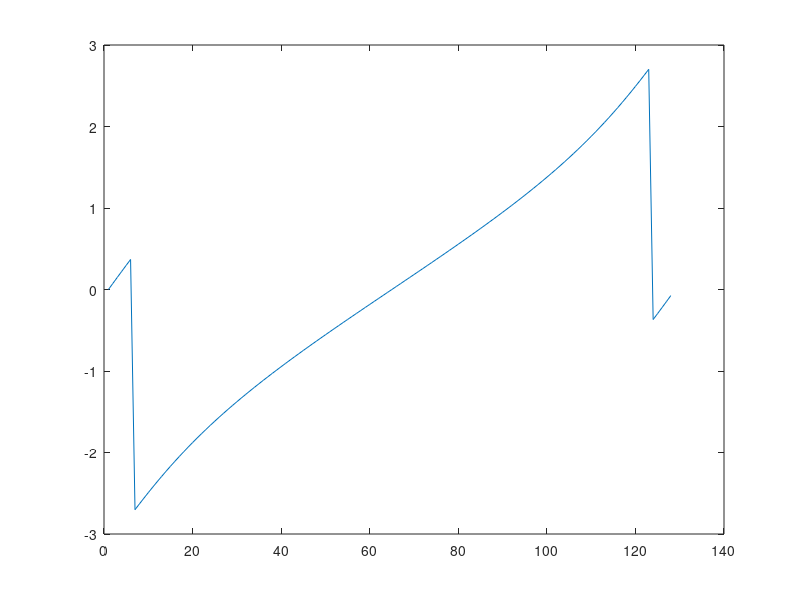
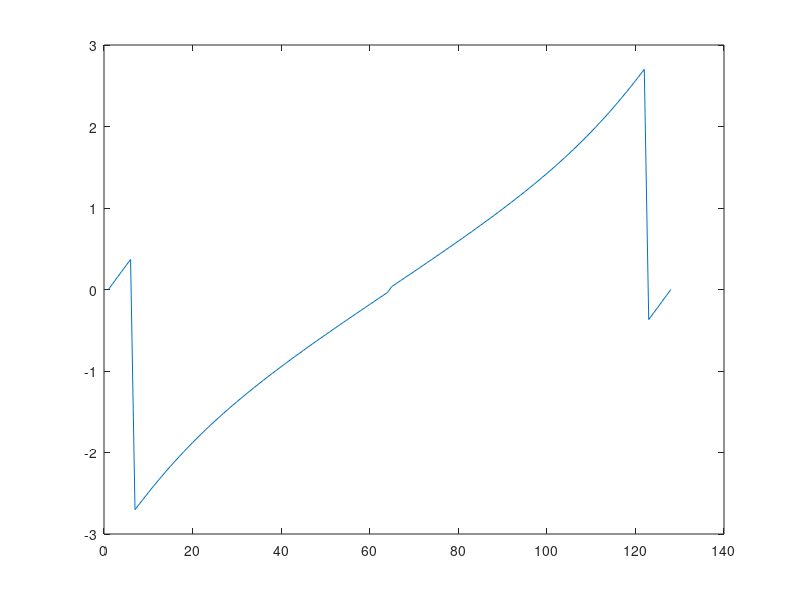
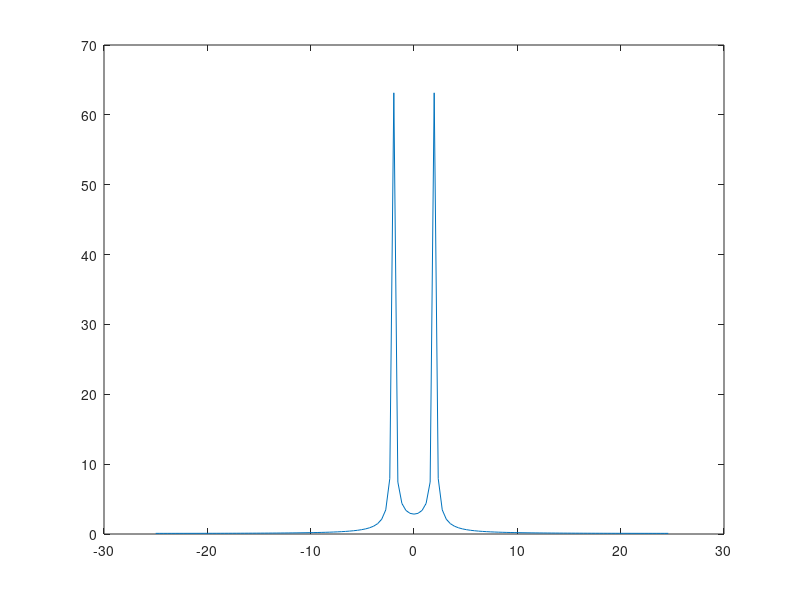
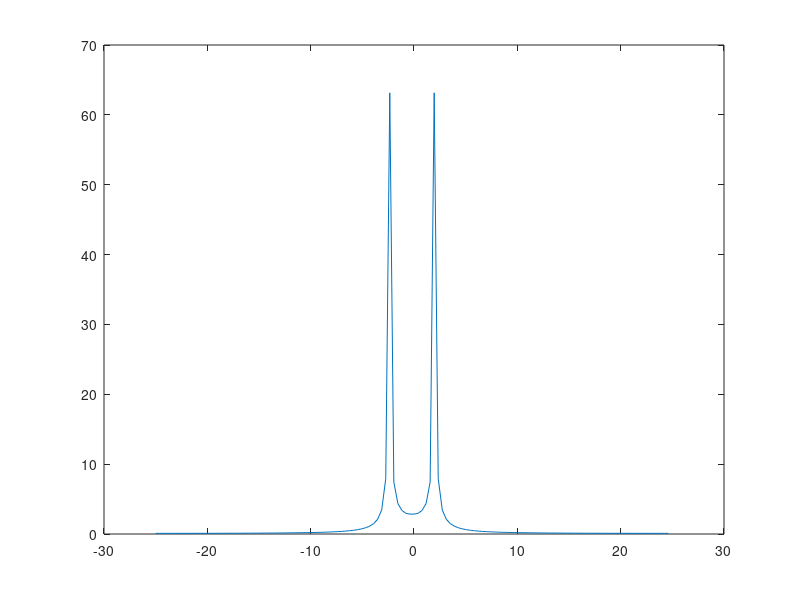

The MATLAB source for these figures, in order:
clear all;
fs=50;
n=0:1/fs:100;
NFFT=128;
f=2;
x=cos(2*pi*f*n);
f_axis = -fs/2:(fs/(NFFT)):fs/2-(fs/(2*NFFT));

xdft = fft(x,NFFT);  
xhat = ifft(xdft,NFFT);

xfft_f1= xdft(1:ceil(length(xdft)/2));
xfft_f2= abs(xfft_f1).*exp(angle(xfft_f1).*-1i);
xfft_f2_corrected = flip(xfft_f2(1:end));
xfft_2sided = [xfft_f1 xfft_f2_corrected(1:end)];
xfft= (xfft_2sided);

figure(1)
plot(angle(xdft));

figure(2)
plot(angle(xfft));

figure(3)
plot(f_axis,fftshift(abs(xdft)));

figure(4)
plot(f_axis,abs(fftshift(xfft)));

xt=ifft(xfft);

figure(5)
plot(real(xt));